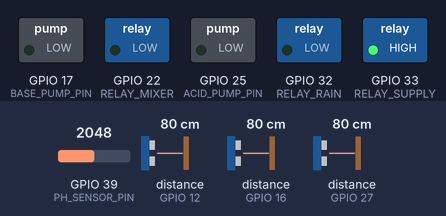
Bench run of a sketch on a simulated ESP32. On the bench: switched loads named in the sketch (green lamp = pin HIGH). Wiring (inferred from the names in the program): 3 × ultrasonic range finder: trigger GPIO 12, echo GPIO 12 / trigger GPIO 16, echo GPIO 16 / trigger GPIO 27, echo GPIO 27. Inputs (shaded band) come from the test bench; at power-on: distance to the obstacle (sensors on GPIO 12, GPIO 16, GPIO 27) 80 cm, GPIO 39 (PH_SENSOR_PIN) = 2048. The echo pulse lasts 58.3 µs per cm; no radio packets arrive unless stated; what the sketch prints to the serial monitor is not drawn.

Above: at 1.2 s.
1.3 s: distance to the obstacle (sensor on GPIO 12) set to 4 cm
2.8 s: distance to the obstacle (sensor on GPIO 12) set to 2 cm
At 3.8 s:
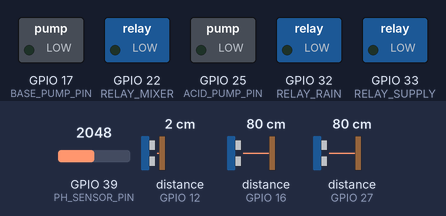
At 5.6 s:
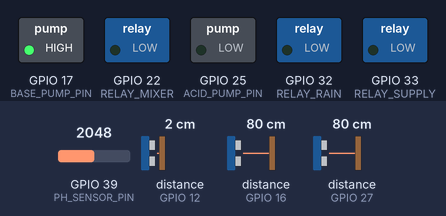
5.8 s: distance to the obstacle (sensor on GPIO 12) set to 6 cm
7.3 s: distance to the obstacle (sensor on GPIO 12) set to 9 cm
At 8.6 s:
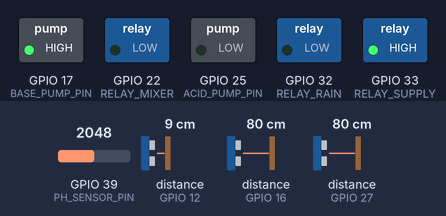
8.9 s: GPIO 39 (PH_SENSOR_PIN) set to 2265
10.5 s: GPIO 39 (PH_SENSOR_PIN) set to 2315
Timing chart, 0 to 13.0 s (numbered marks = the images above; inputs shaded):
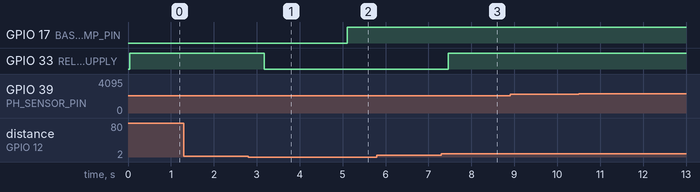

The sketch:

Tank3.ino
```cpp
#include <WiFi.h>
#include <esp_now.h>
#include <SPI.h>
#include <LoRa.h>
#include <ArduinoJson.h>
#include "DHT.h"
#include <Wire.h>

// Debugging
#define DEBUG 1
#if DEBUG
  #define DEBUG_PRINT(x) Serial.println(x)
#else
  #define DEBUG_PRINT(x)
#endif

// Sensor and relay pin definitions
#define PH_SENSOR_PIN 39
#define ACID_PUMP_PIN 25
#define BASE_PUMP_PIN 17

#define fan_pin 21

#define RELAY_MIXER 22
#define RELAY_SUPPLY 33
#define RELAY_RAIN 32

#define SENSOR_MIXER 12
#define SENSOR_SUPPLY 27
#define SENSOR_RAIN 16

#define ss 5
#define rst 14
#define dio0 2
#define LocalAddress 0x02
#define Destination_Master 0x01

#define TANK_HEIGHT 25
#define MAX_DISTANCE 200

#define MIXER_LOW_THRESHOLD 70
#define MIXER_HIGH_THRESHOLD 90
#define RAIN_LOW_THRESHOLD 10

// ✅ pH Sensor Calibration
#define PH4_VOLTAGE 1.95
#define PH7_VOLTAGE 1.725

// ✅ DHT11 Sensor
#define DHTPIN 3
#define DHTTYPE DHT11
DHT dht(DHTPIN, DHTTYPE);

float humidity = 0, temperature = 0;
unsigned long lastPumpAction = 0;

// ✅ PID parameters
double Kp = 100, Ki = 0.1, Kd = 0.5;
double pH_Value, PID_Output, Target_pH = 5.0;
double pH_Error = 0, prev_pH_Error = 0, integral = 0;
bool espNowDataReceived = false;

bool HF;
bool fanState;

// ✅ Motor ON Time Limits for pH Pumps
#define MIN_ON_TIME 1000   // 1 sec minimum
#define MAX_ON_TIME 5000   // 5 sec maximum

// ✅ ESP-NOW Data Structure
typedef struct struct_message {
    float soilMoisture;
    float externalTemp;
} struct_message;

struct_message receivedData;

// ✅ ESP-NOW Callback Function (Fixed)
void onReceiveESPNow(const esp_now_recv_info_t *info, const uint8_t *incomingData, int len) {

    memcpy(&receivedData, incomingData, sizeof(receivedData));

    DEBUG_PRINT("✅ ESP-NOW Data Received:");
    DEBUG_PRINT("🌱 Soil Moisture: " + String(76));
    DEBUG_PRINT("🌡️ External Temp: " + String(28));

    espNowDataReceived = true;
}

// ✅ Function to Read pH Sensor
float readPH() {
    int buffer_arr[10];
    unsigned long avgval = 0;

    for (int i = 0; i < 10; i++) {
        buffer_arr[i] = analogRead(PH_SENSOR_PIN);
        delay(30);
    }

    for (int i = 0; i < 9; i++) {
        for (int j = i + 1; j < 10; j++) {
            if (buffer_arr[i] > buffer_arr[j]) {
                int temp = buffer_arr[i];
                buffer_arr[i] = buffer_arr[j];
                buffer_arr[j] = temp;
            }
        }
    }

    for (int i = 2; i < 8; i++) {
        avgval += buffer_arr[i];
    }
    avgval /= 6;

    float voltage = avgval * (3.3 / 4095.0);

    // Convert voltage to pH using two-point calibration
    float ph_value = 7.0 + ((voltage - PH7_VOLTAGE) / (PH4_VOLTAGE - PH7_VOLTAGE)) * (4.0 - 7.0);

    Serial.print("📏 pH Voltage: ");
    Serial.print(voltage, 3);
    Serial.print(" V | pH Value: ");
    Serial.println(ph_value, 2);

    return ph_value;
}

// ✅ LoRa Receiver - Listens for Commands
void onReceiveLORA(int packetSize) {
    if (packetSize == 0) return;

    Serial.println("📡 Incoming LoRa Packet...");

    byte sender = LoRa.read();
    byte recipient = LoRa.read();
    byte incomingLength = LoRa.read();

    if (recipient != LocalAddress) return; // Ignore if not for us

    String incoming = "";
    while (LoRa.available()) incoming += (char)LoRa.read();

    if (incoming.length() != incomingLength) return; // Ignore corrupted packets

    Serial.print("📩 Received Control Data: ");
    Serial.println(incoming);

    DynamicJsonDocument doc(256);
    DeserializationError error = deserializeJson(doc, incoming);

    if (error) {
        Serial.println("❌ JSON Parsing Failed!");
        return;
    }

    HF = doc["HumidityFire"];
    fanState = doc["Fan"];

    Serial.print("🚰 Pump State: "); Serial.println(HF ? "ON" : "OFF");
    Serial.print("🌬 Fan State: "); Serial.println(fanState ? "ON" : "OFF");

    // ✅ Control the fan
    digitalWrite(fan_pin, fanState ? HIGH : LOW);
}

// ✅ LoRa Transmitter - Sends Sensor Data
void MainTask() {
    float mixerLevel = getWaterLevel(getDistance(SENSOR_MIXER));
    float supplyLevel = getWaterLevel(getDistance(SENSOR_SUPPLY));
    float rainLevel = getWaterLevel(getDistance(SENSOR_RAIN));

    DynamicJsonDocument doc(1024);
    doc["MixerTankLevel"] = mixerLevel;
    doc["SupplyTankLevel"] = supplyLevel;
    doc["RainTankLevel"] = rainLevel;
    doc["Humidity"] = humidity;
    doc["Temperature"] = temperature;
    doc["pH"] = pH_Value;

    String jsonString;
    serializeJson(doc, jsonString);
    LoRa.beginPacket();
    LoRa.write(Destination_Master);
    LoRa.write(LocalAddress);
    LoRa.write(jsonString.length());
    LoRa.print(jsonString);
    LoRa.endPacket();
    LoRa.receive();
    Serial.println(jsonString);
}

// ✅ Function to Read Water Tank Levels
float getDistance(int sensorPin) {
    pinMode(sensorPin, OUTPUT);
    digitalWrite(sensorPin, LOW);
    delayMicroseconds(2);
    digitalWrite(sensorPin, HIGH);
    delayMicroseconds(10);
    digitalWrite(sensorPin, LOW);

    pinMode(sensorPin, INPUT);
    long duration = pulseIn(sensorPin, HIGH);

    return duration * 0.0343 / 2;
}

float getWaterLevel(float distance) {
    float waterHeight = TANK_HEIGHT - distance;
    return (constrain(waterHeight, 0, TANK_HEIGHT) / TANK_HEIGHT) * 100;
}

// ✅ Tank Level Management
void maintainTankLevels() {
    float mixerLevel = getWaterLevel(getDistance(SENSOR_MIXER));
    float supplyLevel = getWaterLevel(getDistance(SENSOR_SUPPLY));
    float rainLevel = getWaterLevel(getDistance(SENSOR_RAIN));

    if (mixerLevel < MIXER_LOW_THRESHOLD) {
        if (rainLevel > RAIN_LOW_THRESHOLD) {
            digitalWrite(RELAY_RAIN, HIGH);
            digitalWrite(RELAY_SUPPLY, LOW);
        } else {
            digitalWrite(RELAY_RAIN, LOW);
            digitalWrite(RELAY_SUPPLY, HIGH);
        }
    }

    if (mixerLevel >= MIXER_HIGH_THRESHOLD) {
        digitalWrite(RELAY_RAIN, LOW);
        digitalWrite(RELAY_SUPPLY, LOW);
    }
}
// ✅ pH Regulation using PID Control with Motor ON Time
void regulatePH() {
    pH_Error = Target_pH - pH_Value;
    integral = constrain(integral + (pH_Error * 0.1), -10, 10);
    double derivative = (pH_Error - prev_pH_Error) / 0.1;
    PID_Output = (Kp * pH_Error) + (Ki * integral) + (Kd * derivative);
    prev_pH_Error = pH_Error;

    int pumpOnTime = constrain(abs(PID_Output) * 100, MIN_ON_TIME, MAX_ON_TIME);

    if (millis() - lastPumpAction > pumpOnTime) {
        lastPumpAction = millis();
        if (PID_Output > 0){
          digitalWrite(BASE_PUMP_PIN, LOW);
          digitalWrite(ACID_PUMP_PIN,HIGH);
          Serial.println("aCID");
        }
        else{
          digitalWrite(BASE_PUMP_PIN, HIGH);
          digitalWrite(ACID_PUMP_PIN,LOW);
          Serial.println("Base");
        }

    }
}

// ✅ Setup
void setup() {
    Serial.begin(115200);

    // ✅ Fix: Properly initialize ESP-NOW
    WiFi.mode(WIFI_STA);
    WiFi.disconnect();
    WiFi.setSleep(false);
    if (esp_now_init() != ESP_OK) {
        DEBUG_PRINT("❌ ESP-NOW Init Failed!");
        return;
    }
    esp_now_register_recv_cb(onReceiveESPNow);

    // ✅ Initialize LoRa
    LoRa.setPins(ss, rst, dio0);
    LoRa.onReceive(onReceiveLORA);
    if (!LoRa.begin(433E6)) while (true);

    // ✅ Initialize Sensors
    dht.begin();

      // ✅ Set pin modes for sensors and relays
    pinMode(PH_SENSOR_PIN, INPUT);  // pH sensor input

    pinMode(ACID_PUMP_PIN, OUTPUT);  // Acid pump control
    pinMode(BASE_PUMP_PIN, OUTPUT);  // Base pump control

    pinMode(RELAY_MIXER, OUTPUT);  // Mixer relay
    pinMode(RELAY_SUPPLY, OUTPUT); // Supply relay
    pinMode(RELAY_RAIN, OUTPUT);   // Rain relay

    pinMode(SENSOR_MIXER, INPUT);  // Mixer level sensor
    pinMode(SENSOR_SUPPLY, INPUT); // Supply level sensor
    pinMode(SENSOR_RAIN, INPUT);   // Rain level sensor

    // ✅ Ensure all relays are initially off
    digitalWrite(RELAY_MIXER, LOW);
    digitalWrite(RELAY_SUPPLY, LOW);
    digitalWrite(RELAY_RAIN, LOW);

    digitalWrite(ACID_PUMP_PIN, LOW);
    digitalWrite(BASE_PUMP_PIN, LOW);
}

// ✅ Loop
void loop() {
    maintainTankLevels();
    pH_Value = readPH();
    MainTask();
    regulatePH();
            if (HF==true){
          digitalWrite(fan_pin,HIGH);
        }
        else{
          digitalWrite(fan_pin,LOW);
        }

}
```

Measured:
- the behaviour switches between 3 and 2 cm on distance to the obstacle (sensor on GPIO 12) (found by bisection; images 0 and 1)
- the behaviour switches between 7 and 8 cm on distance to the obstacle (sensor on GPIO 12) (found by bisection; images 2 and 3)
- after the input at 1.3 s, every drawn part: stays the same
- after the input at 2.8 s, GPIO 33 (RELAY_SUPPLY): HIGH → LOW after 0.38 s
- after the input at 5.8 s, every drawn part: stays the same
- after the input at 7.3 s, GPIO 33 (RELAY_SUPPLY): LOW → HIGH after 0.16 s
- after the input at 8.9 s, every drawn part: stays the same
- after the input at 10.5 s, every drawn part: stays the same
